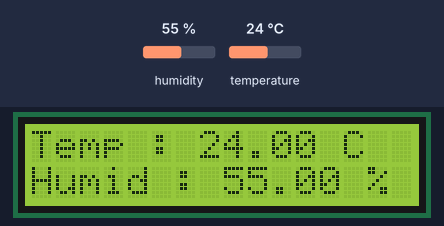
The sketch below on a simulated Arduino Uno, built with avr-gcc and run on an emulated ATmega328P. On the bench: 16×2 character LCD. The test bench sets the inputs (shaded band); at power-on: humidity 55 %, temperature 24 °C.

Above: at 1.2 s.
1.3 s: humidity set to 22 %
At 2.4 s:
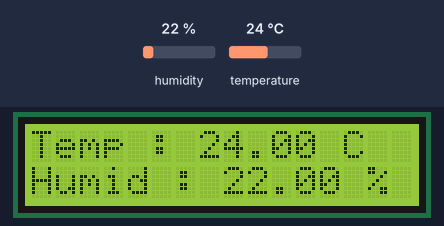
4.0 s: temperature set to 12 °C
At 5.1 s:
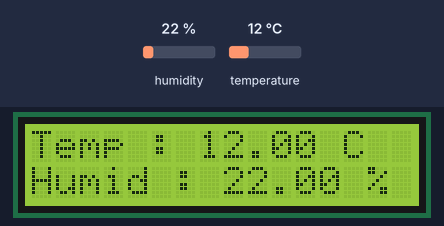
6.7 s: humidity set to 40 %
At 9.1 s:
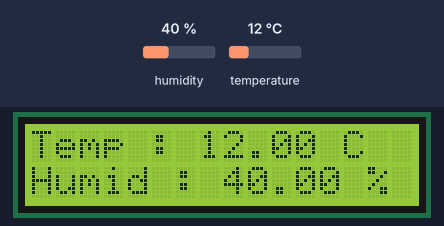
9.7 s: temperature set to 19 °C
At 10.6 s:
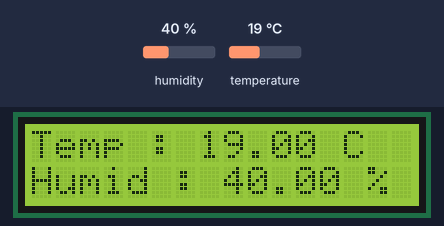
Timing chart, 0 to 12.7 s (numbered marks = the images above; inputs shaded):
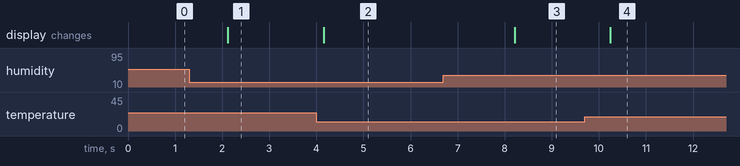

The sketch:

DHT11_-_Lcd_Humid_and_Temperature_Sensor.ino
```cpp
#include "DHT.h"
#include<LiquidCrystal.h>

#define DHTPIN 6
#define DHTTYPE DHT11

LiquidCrystal lcd(8 ,7 ,5 ,4 ,3 ,2);

DHT dht(DHTPIN, DHTTYPE);

void setup() {
  lcd.begin(16,2);
  dht.begin();
}

void loop() {
  // Reading temperature or humidity takes about 250 milliseconds!
  // Sensor readings may also be up to 2 seconds 'old' (its a very slow sensor)
  float h = dht.readHumidity();
  // Read temperature as Celsius (the default)
  float t = dht.readTemperature();
  // Read temperature as Fahrenheit (isFahrenheit = true)
  float f = dht.readTemperature(true);
  lcd.clear();
  lcd.setCursor(0, 0);
  lcd.print("Temp : ");
  lcd.print(t);
  lcd.print(" C");
  lcd.setCursor(0, 1);
  lcd.print("Humid : ");
  lcd.print(h);
  lcd.print(" %");
  delay(2000);
}
```

Measured:
- after the input at 1.3 s, the display: changes after 0.82 s (image 1)
- after the input at 4.0 s, the display: changes after 0.15 s (image 2)
- after the input at 6.7 s, the display: changes after 1.5 s (image 3)
- after the input at 9.7 s, the display: changes after 0.54 s (image 4)
